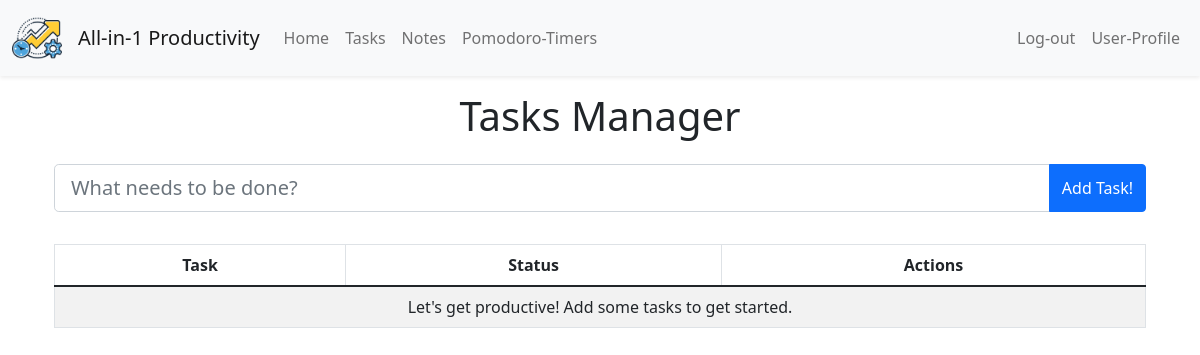
Page /tasks (signed in) on the earlier database version.
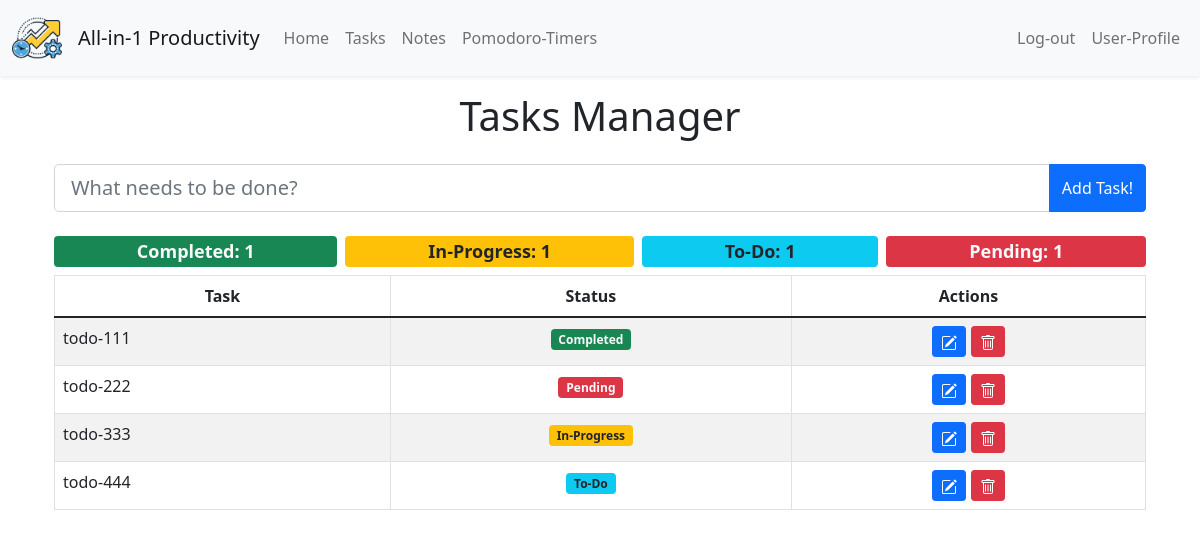
Same page on the later database version.
### tables this page shows
CREATE TABLE "tasks" (id INTEGER PRIMARY KEY AUTOINCREMENT NOT NULL, task TEXT NOT NULL, status TEXT NOT NULL DEFAULT 'not started', user_id INTEGER, FOREIGN KEY (user_id) REFERENCES users(id));

### app.py (the view)
@app.route('/tasks', methods=["GET"])
@login_required
def tasks():
    if ("user_id" not in session.keys()):
        return redirect(url_for("login"))
    tasks = db.execute("SELECT * FROM tasks WHERE user_id = ?", session["user_id"])
    return render_template("tasks.html", tasks=tasks, tasks_status_counter=count_tasks_group_by_status())

### app.py (called while the page is built)
@app.after_request
def after_request(response):
    response.headers["Cache-Control"] = "no-cache, no-store, must-revalidate"
    response.headers["Expires"] = 0
    response.headers["Pragma"] = "no-cache"
    return response

def count_tasks_group_by_status():
    tasks_status_count_db = db.execute("SELECT status, COUNT(*) FROM tasks WHERE user_id=? GROUP BY status", session.get("user_id"))
    tasks_status_count = {counter['status']: counter['COUNT(*)'] for counter in tasks_status_count_db}
    return tasks_status_count

### helpers.py (called while the page is built)
def login_required(f):
    @wraps(f)
    def decorated_function(*args, **kwargs):
        if session.get("user_id") is None:
            return redirect("/login")
        return f(*args, **kwargs)
    return decorated_function

### templates/tasks.html (shortened to what this page needs)
{% extends "layout.html" %}
{% block main %}
<section class="to-do-container container d-flex flex-column">
  <h1 class="text-center mb-4">Tasks Manager</h1>
    <form action="/add_task" method="POST" class="mb-4">
      <div class="input-group">
        <input type="text" class="form-control form-control-lg" placeholder="What needs to be done?" name="task" autofocus required>
        <button type="submit" class="btn btn-primary">Add Task!</button>
      </div>
    </form>
    <h4>
      <div class="d-flex gap-2 justify-content-between">
        {% for status, count in tasks_status_counter.items() %}
          {% if status == "completed" %}
            <span class="badge flex-grow-1 bg-success text-light float-right">Completed: {{ count }}</span>
          {% elif status == "pending" %}
            <span class="badge flex-grow-1 bg-danger text-light float-right">Pending: {{ count }}</span>
          {% elif status == "in progress" %}
            <span class="badge flex-grow-1 bg-warning text-dark float-right ">In-Progress: {{ count }}</span>
          {% elif status == "not started" %}
            <span class="badge flex-grow-1 bg-info text-dark float-right">To-Do: {{ count }}</span>
          {% endif %}
        {% endfor %}
      </div>
    </h4>
    <table class="table table-striped table-bordered">
    <thead>
      <tr>
        <th class="text-center">Task</th>
        <th class="text-center">Status</th>
        <th class="text-center">Actions</th>
      </tr>
    </thead>
    <tbody>
      {% if not tasks %}
        <tr>
          <td class="text-center" colspan="3">
            Let's get productive! Add some tasks to get started.
          </td>
        </tr>
      {% else %}
        {% for row in tasks %}
          <tr>
            <td class="text-start">{{ row.task }}</td>
            <td class="text-center">
              {% if row.status == "completed" %}
                <span class="badge bg-success text-light">Completed</span>
              {% elif row.status == "pending" %}
                <span class="badge bg-danger text-light">Pending</span>
              {% elif row.status == "in progress" %}
                <span class="badge bg-warning text-dark">In-Progress</span>
              {% elif row.status == "not started" %}
                <span class="badge bg-info text-dark">To-Do</span>
              {% else %}
                {{ row.status }}
              {% endif %}
            </td>
          <td class="text-center">
            <form action="/edit_task/{{ row.id }}" method="GET" style="display: inline-block;">
              <button type="submit" class="btn btn-sm btn-primary">
              </button>
            </form>
            <form action="/del_task" method="POST" style="display: inline-block;">
              <button type="submit" class="btn btn-sm btn-danger" onclick="return confirm('Are you sure you want to delete this task?')">
              </button>
            </form>
          </td>
          </tr>
        {% endfor %}
      {% endif %}
    </tbody>
  </table>
</section>
{% endblock %}

### templates/layout.html (shortened to what this page needs)
<!DOCTYPE html>
<html>
<head>
  <link href="https://cdn.jsdelivr.net/npm/bootstrap@5.1.3/dist/css/bootstrap.min.css" rel="stylesheet">
</head>
<body>
  <nav class="navbar navbar-expand-md navbar-light bg-light shadow-sm">
    <div class="container-fluid">
        <img class="navbar-brand" src="/static/ico.png" alt="All-in-1 Productivity Icon" width="50">
      <a class="navbar-brand" href="/"> All-in-1 Productivity</a>
      <div class="collapse navbar-collapse" id="navbarSupportedContent">
        <ul class="navbar-nav me-auto mb-2 mb-lg-0">
          <li class="nav-item">
            <a class="nav-link" aria-current="page" href="/">Home</a>
          </li>
          {% if session["user_id"] %}
            <li class="nav-item">
              <a class="nav-link" href="/tasks">Tasks</a>
            </li>
            <li class="nav-item">
              <a class="nav-link" href="/notes">Notes</a>
            </li>
            <li class="nav-item">
              <a class="nav-link" href="/pomodoro">Pomodoro-Timers</a>
            </li>
          {% endif %}
        </ul>
        <ul class="navbar-nav ms-auto mb-2 mb-lg-0">
          {% if session["user_id"] %}
            <li class="nav-item">
              <a class="nav-link" href="/logout">Log-out</a>
            </li>
            <li class="nav-item">
              <a class="nav-link" href="/profile">User-Profile</a>
            </li>
          {% endif %}
        </ul>
      </div>
    </div>
  </nav>
  <main class="container mt-3"> {% block main %}
    {% endblock %}
  </main>
</body>
</html>

Differences in the rows shown:
added tasks: task "todo-111", status "Completed"
added tasks: task "todo-222", status "Pending"
added tasks: task "todo-333", status "In-Progress"
added tasks: task "todo-444", status "To-Do"
Other differences:
new list line: "Completed: 1"
new list line: "In-Progress: 1"
new list line: "To-Do: 1"
new list line: "Pending: 1"
text no longer shown: "Let's get productive! Add some tasks to get started."
